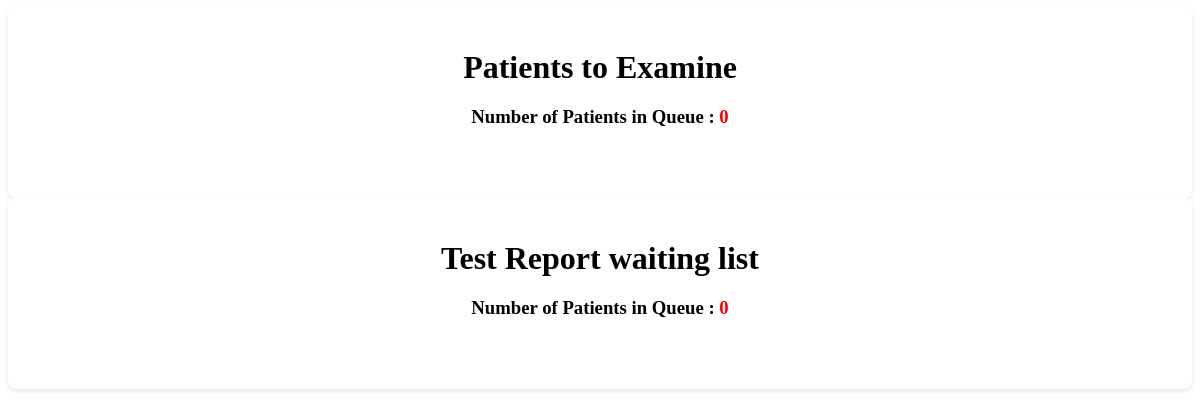
/doctor/check-list.php, run on an earlier commit of the app's database.
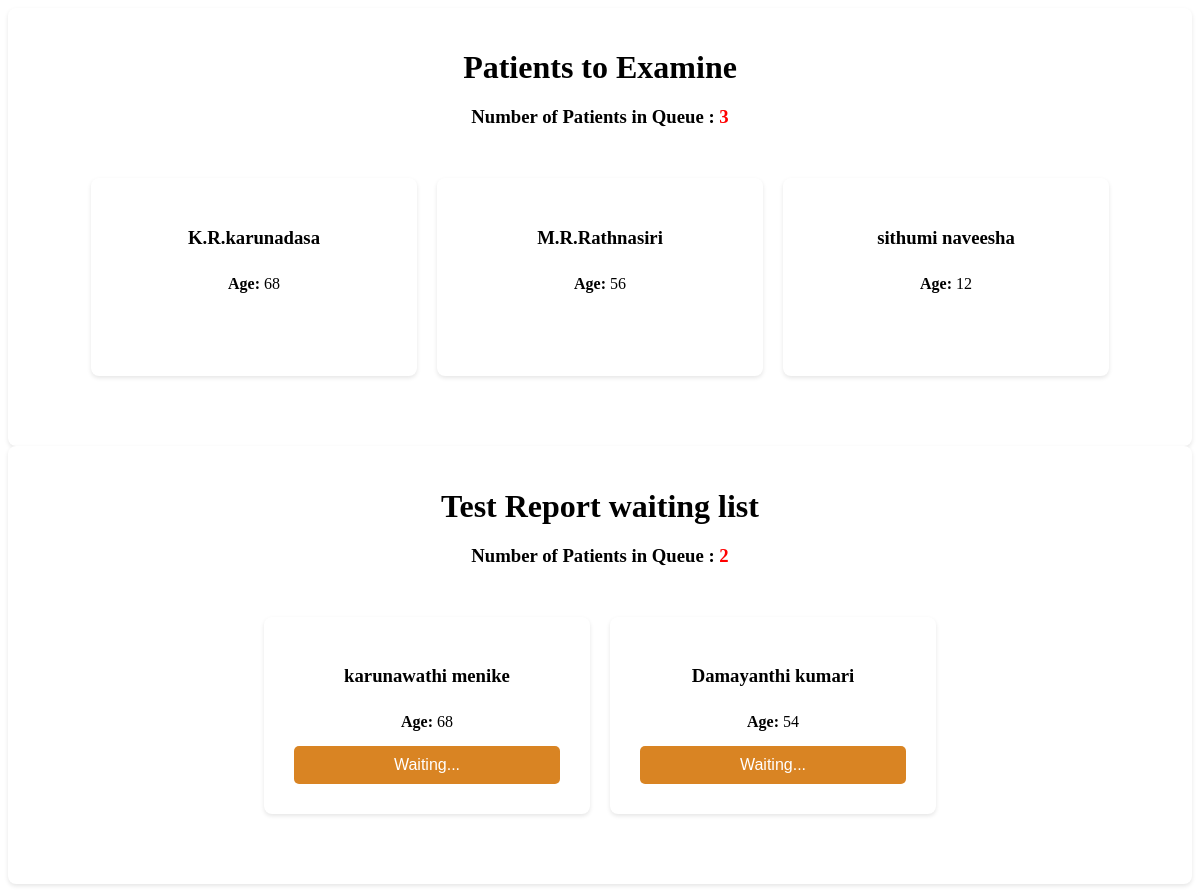
And on a later commit of the database.
### tables this page shows
CREATE TABLE IF NOT EXISTS `patients_details` (
  `id` int NOT NULL AUTO_INCREMENT,
  `patients_id` int DEFAULT NULL,
  `age` int DEFAULT NULL,
  `reception_id` varchar(50) DEFAULT NULL,
  `symptoms` text,
  `medical_report` text,
  `Prescriptions` text,
  `Prescriptions_date` datetime DEFAULT NULL,
  `doctor_id` varchar(50) DEFAULT NULL,
  `symptoms_date` datetime DEFAULT NULL,
  `medicine_status` varchar(50) DEFAULT 'pending',
  PRIMARY KEY (`id`),
  KEY `FK_patients_details_register_patients` (`patients_id`),
  KEY `FK_patients_details_register_reception` (`reception_id`),
  KEY `FK_patients_details_registered_doctor` (`doctor_id`),
  CONSTRAINT `FK_patients_details_register_patients` FOREIGN KEY (`patients_id`) REFERENCES `registered_patients` (`p_id`),
  CONSTRAINT `FK_patients_details_register_reception` FOREIGN KEY (`reception_id`) REFERENCES `registered_reception` (`id_num`),
  CONSTRAINT `FK_patients_details_registered_doctor` FOREIGN KEY (`doctor_id`) REFERENCES `registered_doctor` (`id_num`)
);

CREATE TABLE IF NOT EXISTS `registered_patients` (
  `p_id` int NOT NULL AUTO_INCREMENT,
  `name` varchar(50) DEFAULT NULL,
  `mobile` varchar(12) DEFAULT NULL,
  `email` varchar(50) DEFAULT NULL,
  `id_num` varchar(20) DEFAULT NULL,
  `address` text,
  `age` int DEFAULT NULL,
  `register_date` datetime DEFAULT NULL,
  `reception_id` varchar(50) DEFAULT NULL,
  PRIMARY KEY (`p_id`),
  KEY `FK_register_patients_register_reception` (`reception_id`),
  CONSTRAINT `FK_register_patients_register_reception` FOREIGN KEY (`reception_id`) REFERENCES `registered_reception` (`id_num`)
);

### connection.php (called while the page is built, shortened)
<?php
class Database
{
    public static $connection;
    public static function SetUpConnection()
    {
        if (!isset(Database::$connection)) {
            Database::$connection = new mysqli(DB_HOST, DB_USER, DB_PASS, DB_NAME, DB_PORT);
        }
    }
    public static function search($q)
    {
        return Database::$connection->query($q);
    }
}

### doctor/check-list.php (the view, shortened to what this page needs)
<head>
</head>
<body>
    <?php
    require_once "../connection.php";
    $totalResultSet = Database::search("SELECT COUNT(*) AS total FROM `patients_details`
     WHERE `Prescriptions` = '' AND  `id` NOT IN (SELECT `patientDetails_id` FROM `bloodtest`  WHERE (`reportName` is null or `reportName` = ''))");
    $totalRow = $totalResultSet->fetch_assoc();
    $totalPatients = $totalRow['total'];
    ?>
    <div class="container">
        <h1>Patients to Examine</h1>
        <div class="queue-info">
            <h3>Number of Patients in Queue : <span style="color: red; font-weight: 900;" id="queueCount"><?php echo $totalPatients ?></span></h3>
        </div>
        <div class="patient-cards">
            <?php
        $patiientResultSet = Database::search("SELECT  `patients_details`.`id` AS `pid`, `registered_patients`.`name` AS `name`,`patients_details`.`age` AS `age`
        FROM `patients_details`
        INNER JOIN  `registered_patients` ON `registered_patients`.`p_id` = `patients_details`.`patients_id`
        WHERE `patients_details`.`Prescriptions` = '' AND `patients_details`.`id` NOT IN (SELECT `patientDetails_id` FROM `bloodtest` WHERE (`reportName` is null or `reportName` = '') )   LIMIT 4");
            $numRows = $patiientResultSet->num_rows;
            if ($numRows > 0) {
                while ($patientDetails = $patiientResultSet->fetch_assoc()) {
            ?>
                    <div class="patient-card">
                        <h3><?php echo $patientDetails["name"] ?></h3>
                        <p><strong>Age:</strong> <?php echo $patientDetails["age"] ?></p>
                        <button class="examine-btn" onclick="examinePatient(<?php echo $patientDetails['pid'] ?>)">Examine</button>
                    </div>
            <?php
                }
            }
            ?>
        </div>
    </div>
    <?php
   $totalTestResultSet = Database::search("SELECT COUNT(*) AS total FROM `bloodtest`  WHERE  (`reportName` IS NULL OR `reportName` = '')");
  $totalTestRow = $totalTestResultSet->fetch_assoc();
  $totalTestPatients = $totalTestRow['total'];
  ?>
    <div class="container">
        <h1>Test Report waiting list</h1>
        <div class="queue-info">
            <h3>Number of Patients in Queue : <span style="color: red; font-weight: 900;" id="queueCount"><?php echo $totalTestPatients ?></span></h3>
        </div>
        <div class="patient-cards">
            <?php
            $patiientTestResultSet = Database::search("SELECT  `patients_details`.`id` AS `pid`, `registered_patients`.`name` AS `name`,`patients_details`.`age` AS `age`
            FROM `patients_details`
            INNER JOIN  `registered_patients` ON `registered_patients`.`p_id` = `patients_details`.`patients_id`
            INNER JOIN `bloodtest` ON `bloodtest`.`patientDetails_id` = `patients_details`.`id`
            WHERE `patients_details`.`Prescriptions` = '' AND (`bloodtest`.`reportName` IS NULL OR `bloodtest`.`reportName` = '')   LIMIT 4");
            $numTestRows = $patiientTestResultSet->num_rows;
            if ($numTestRows > 0) {
                while ($patientTestDetails = $patiientTestResultSet->fetch_assoc()) {
            ?>
                    <div class="patient-card">
                        <h3> <?php echo $patientTestDetails["name"] ?></h3>
                        <p><strong>Age:</strong> <?php echo $patientTestDetails["age"] ?></p>
                        <?php
                        if(empty($patientTestDetails["reportName"]) || $patientTestDetails["reportName"] === null){
                        ?>
                        <button style="cursor: not-allowed; background-color: #d98423;" class="examine-btn" onclick="examinePatient(<?php echo $patientTestDetails['pid'] ?>)" disabled>Waiting...</button>
                        <?php
                        }else{
                            ?>
                           <button  class="examine-btn" onclick="examinePatient(<?php echo $patientTestDetails['pid'] ?>)" >Examine</button>
  <?php
                        }
                        ?>
                    </div>
            <?php
                }
            }
            ?>
        </div>
    </div>
</body>

### doctor/check-list.php (style rules this page uses)
.container { max-width: 1200px; margin: 0 auto; background-color: #fff; padding: 20px; border-radius: 8px; box-shadow: 0 2px 4px rgba(0, 0, 0, 0.1); }
h1 { color: var(--base-color); text-align: center; margin-bottom: 20px; }
.queue-info { text-align: center; margin-bottom: 50px; }
.queue-info h3 { color: var(--base-color); }
.patient-cards { display: flex; flex-wrap: wrap; height: max-content; gap: 20px; justify-content: center; }
.patient-card { background-color: #fff; border: 1px solid var(--medium-gray); border-radius: 8px; box-shadow: 0 2px 4px rgba(0, 0, 0, 0.1); padding: 30px; width: calc(25% - 20px); text-align: center; display: flex; flex-direction: column; margin-bottom: 50px; }
.patient-card h3 { color: var(--dark-gray); margin-bottom: 10px; }
.patient-card p { color: var(--dark-gray); margin-bottom: 15px; }
.examine-btn { padding: 10px 15px; background-color: var(--base-color); border: none; border-radius: 5px; color: #FFFFFF; font-size: 1em; cursor: pointer; transition: background-color 0.3s; margin-top: auto; }

What changed in the data, as far as the page shows it:
added patients_details: patients.name "K.R.karunadasa", age "68", shown under "Number of Patients in Queue : 3"
added patients_details: patients.name "M.R.Rathnasiri", age "56", shown under "Number of Patients in Queue : 3"
added patients_details: patients.name "sithumi naveesha", age "12", shown under "Number of Patients in Queue : 3"
added patients_details: patients.name "karunawathi menike", age "68", shown under "Number of Patients in Queue : 2"
added patients_details: patients.name "Damayanthi kumari", age "54", shown under "Number of Patients in Queue : 2"
Also different on the page:
$totalPatients: "0" → "3"
$totalTestPatients: "0" → "2"
